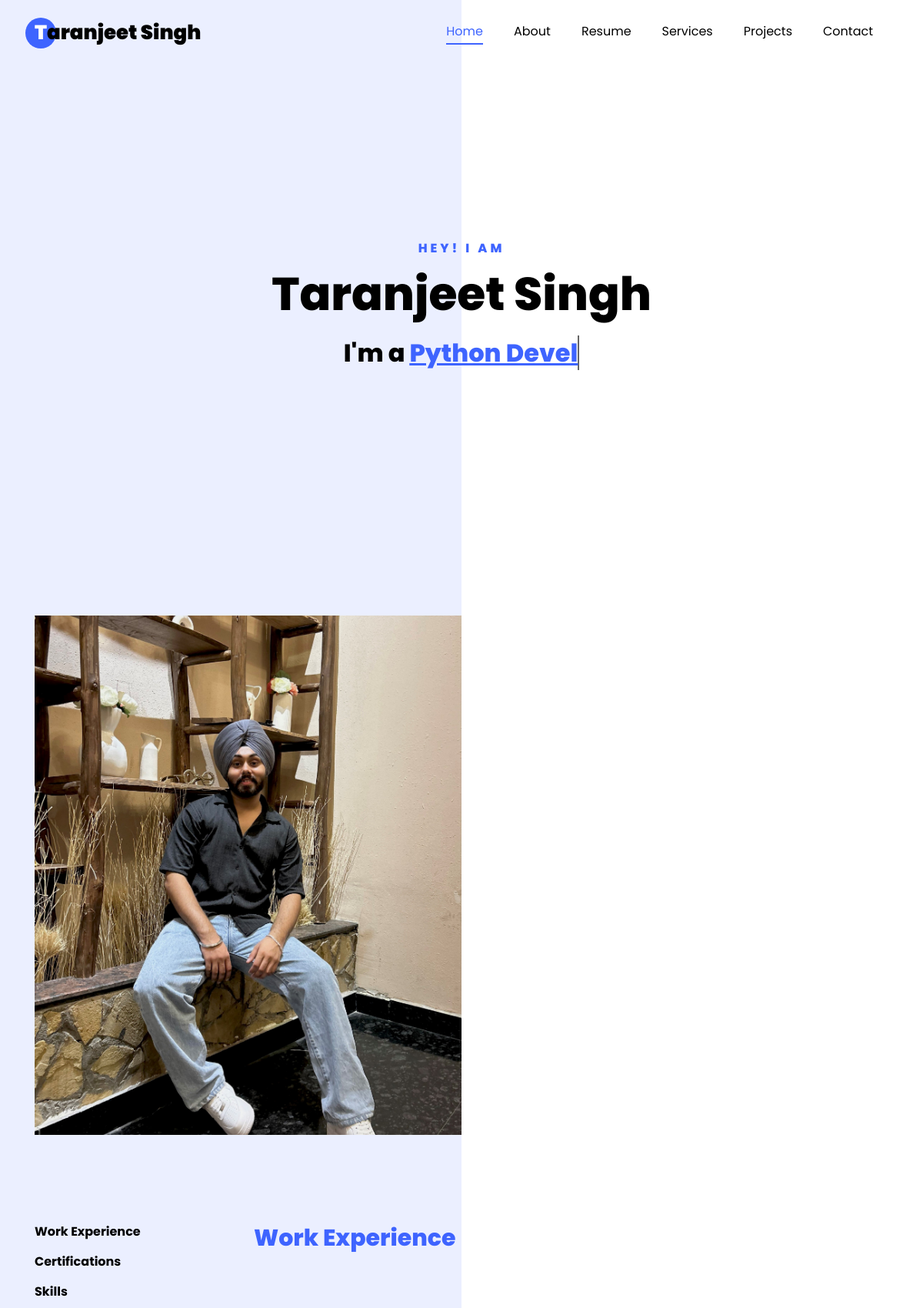
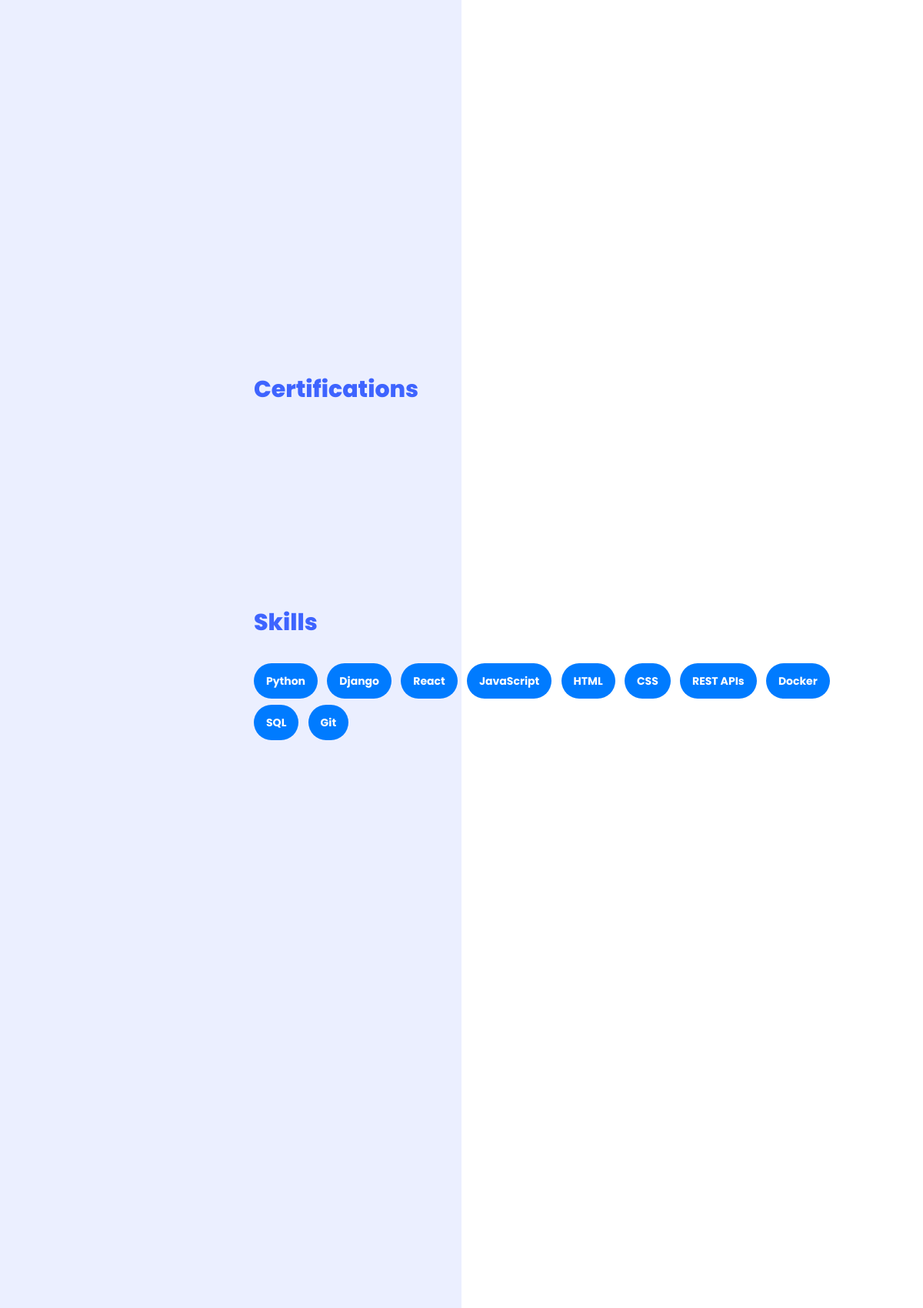
The page / (upper part) on the database its author committed (2 pictures, top to bottom).
### myinfo/models.py (models this page shows, shortened)
class PortfolioProfile(models.Model):
    full_name = models.CharField(max_length=100)
    headline = models.CharField(max_length=160)
    summary = models.TextField()
    location = models.CharField(max_length=120)
    email = models.EmailField()
    phone = models.CharField(max_length=30)
    linkedin_url = models.URLField(blank=True)
    github_url = models.URLField(blank=True)
    primary_image = models.ImageField(upload_to="portfolio/images/", blank=True, null=True)
    resume_pdf = models.FileField(upload_to="portfolio/resumes/", blank=True, null=True)

class Skill(models.Model):
    profile = models.ForeignKey(
        PortfolioProfile,
        related_name="skills",
        on_delete=models.CASCADE,
    )
    name = models.CharField(max_length=60)
    order = models.PositiveSmallIntegerField(default=0)
    class Meta:
        ordering = ["order", "id"]

### myinfo/views.py (the view)
# urls.py: path('',view_home , name='home'),
def view_home(request):
    profile = (
        PortfolioProfile.objects.prefetch_related(
            "tags", "experiences", "certifications", "skills"
        ).first()
    )
    return render(request, "myinfo/home.html", {"profile": profile})

### myinfo/templates/myinfo/home.html (shortened to what this page needs)
{% load static %}
<!DOCTYPE html>
<html lang="en">
  <head>
    <link rel="stylesheet" href="{% static 'myinfo/css/open-iconic-bootstrap.min.css' %}">
    <link rel="stylesheet" href="{% static 'myinfo/css/animate.css' %}">
    <link rel="stylesheet" href="{% static 'myinfo/css/owl.carousel.min.css' %}">
    <link rel="stylesheet" href="{% static 'myinfo/css/owl.theme.default.min.css' %}">
    <link rel="stylesheet" href="{% static 'myinfo/css/magnific-popup.css' %}">
    <link rel="stylesheet" href="{% static 'myinfo/css/aos.css' %}">
    <link rel="stylesheet" href="{% static 'myinfo/css/ionicons.min.css' %}">
    <link rel="stylesheet" href="{% static 'myinfo/css/flaticon.css' %}">
    <link rel="stylesheet" href="{% static 'myinfo/css/icomoon.css' %}">
    <link rel="stylesheet" href="{% static 'myinfo/css/style.css' %}">
  </head>
  <body data-spy="scroll" data-target=".site-navbar-target" data-offset="300">
    <nav class="navbar navbar-expand-lg navbar-dark ftco_navbar ftco-navbar-light site-navbar-target" id="ftco-navbar">
      <div class="container">
        <a class="navbar-brand" href="{% url 'home' %}"><span>{% if profile %}{{ profile.full_name|slice:":1" }}{% else %}T{% endif %}</span>{% if profile %}{{ profile.full_name|slice:"1:" }}{% else %}aranjeet Singh{% endif %}</a>
        <div class="collapse navbar-collapse" id="ftco-nav">
          <ul class="navbar-nav nav ml-auto">
            <li class="nav-item"><a href="#home-section" class="nav-link"><span>Home</span></a></li>
            <li class="nav-item"><a href="#about-section" class="nav-link"><span>About</span></a></li>
            <li class="nav-item"><a href="#resume-section" class="nav-link"><span>Resume</span></a></li>
            <li class="nav-item"><a href="#services-section" class="nav-link"><span>Services</span></a></li>
            <li class="nav-item"><a href="#projects-section" class="nav-link"><span>Projects</span></a></li>
            <li class="nav-item"><a href="#contact-section" class="nav-link"><span>Contact</span></a></li>
          </ul>
        </div>
      </div>
    </nav>
    <section class="hero-wrap js-fullheight" id="home-section">
      <div class="overlay"></div>
      <div class="container">
        <div class="row no-gutters slider-text js-fullheight justify-content-center align-items-center">
          <div class="col-lg-8 col-md-6 ftco-animate d-flex align-items-center">
            <div class="text text-center">
              <span class="subheading">Hey! I am</span>
              <h1>{% if profile %}{{ profile.full_name }}{% else %}Taranjeet Singh{% endif %}</h1>
              <h2>I'm a
                <span
                  class="txt-rotate"
                  data-period="2000"
                  data-rotate='[{% if profile %}{% for tag in profile.tags.all %}"{{ tag.label }}"{% if not forloop.last %}, {% endif %}{% endfor %}{% else %}"Python Developer.","Senior Software Engineer"{% endif %}]'>
                </span>
              </h2>
            </div>
          </div>
        </div>
      </div>
    </section>
    <section class="ftco-about img ftco-section ftco-no-pt ftco-no-pb" id="about-section">
      <div class="container">
        <div class="row d-flex no-gutters">
          <div class="col-md-6 col-lg-6 d-flex">
            <div class="img-about img d-flex align-items-stretch">
              <div class="img d-flex align-self-stretch align-items-center" style="background-image: url({% if profile and profile.primary_image %}{{ profile.primary_image.url }}{% else %}{% static 'myinfo/images/photo5.jpg' %}{% endif %}); object-fit: cover;">
              </div>
            </div>
          </div>
          <div class="col-md-6 col-lg-6 pl-md-5 py-5">
            <div class="row justify-content-start pb-3">
            </div>
          </div>
        </div>
      </div>
    </section>
    <section class="ftco-section ftco-no-pb goto-here" id="resume-section">
      <div class="container">
        <div class="row">
          <div class="col-md-3">
            <nav id="navi">
              <ul>
                <li><a href="#page-1">Work Experience</a></li>
                <li><a href="#page-2">Certifications</a></li>
                <li><a href="#page-3">Skills</a></li>
              </ul>
            </nav>
          </div>
          <div class="col-md-9">
            <div id="page-1" class="page one">
              <h2 class="heading">Work Experience</h2>
            </div>
            <div id="page-2" class="page two">
              <h2 class="heading">Certifications</h2>
            </div>
            <div id="page-3" class="page three">
              <h2 class="heading">Skills</h2>
              <div class="row">
                <div class="col-12">
                  {% if profile %}
                    {% for item in profile.skills.all %}
                      <span class="badge badge-primary p-3 mr-2 mb-2" style="font-size: 14px; border-radius: 999px;">{{ item.name }}</span>
                    {% empty %}
                      <p class="text-muted">Add skills in admin.</p>
                    {% endfor %}
                  {% endif %}
                </div>
              </div>
            </div>
          </div>
        </div>
      </div>
    </section>
    <section class="ftco-section" id="services-section">
      <div class="container-fluid px-md-5">
        <div class="row justify-content-center py-5 mt-5">
        </div>
        <div class="row">
        </div>
      </div>
    </section>
  </body>
</html>

### rows shown on the page
PortfolioProfile: full_name "T", full_name "aranjeet Singh", full_name "Taranjeet Singh", primary_image (picture)
Skill: name "Python"
Skill: name "Django"
Skill: name "React"
Skill: name "JavaScript"
Skill: name "HTML"
Skill: name "CSS"
Skill: name "REST APIs"
Skill: name "Docker"
Skill: name "SQL"
Skill: name "Git"
